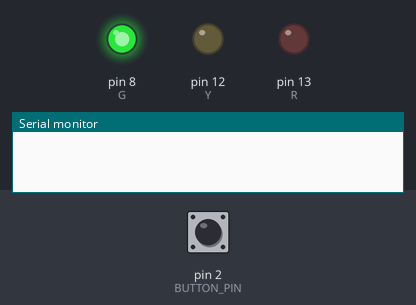
Simulated run of this sketch. Board: Arduino Uno, built with avr-gcc and run on an emulated ATmega328P. Shown: output pins drawn as LEDs (lit = HIGH), the last lines printed to the serial monitor. Inputs (shaded band) come from the test bench; at power-on: pin 2 (BUTTON_PIN) HIGH.

Above: at 1.2 s.
1.3 s: pin 2 (BUTTON_PIN) pulled LOW for 0.15 s
At 7.8 s:
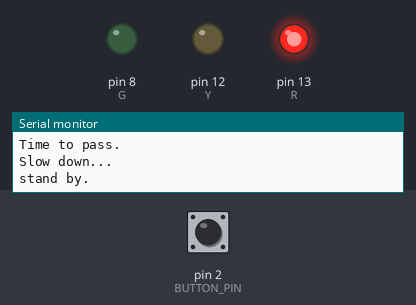
10.4 s: pin 2 (BUTTON_PIN) pulled LOW for 1 s
At 16.2 s:
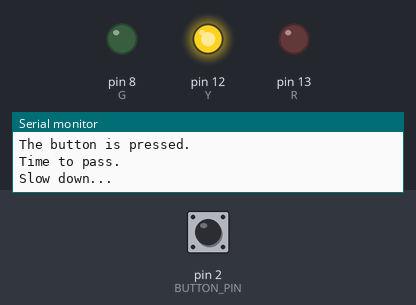
Timing chart, 0 to 19.9 s (numbered marks = the images above; inputs shaded):
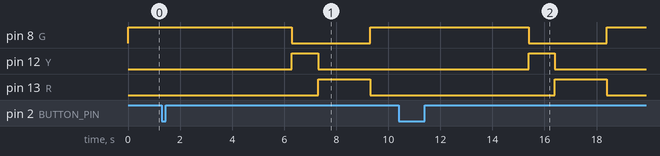

Measured:
- after the input at 1.3 s, pin 8 (G): HIGH → LOW after 5.0 s, → HIGH 3.0 s later; pin 12 (Y): LOW → HIGH after 5.0 s, → LOW 1.0 s later; pin 13 (R): LOW → HIGH after 6.0 s, → LOW 2.0 s later
- after the input at 10.4 s, pin 8 (G): HIGH → LOW after 5.0 s, → HIGH 3.0 s later; pin 12 (Y): LOW → HIGH after 5.0 s, → LOW 1.0 s later; pin 13 (R): LOW → HIGH after 6.0 s, → LOW 2.0 s later

The sketch:

traffic_lig.ino
```cpp
#define R 13
#define Y 12
#define G 8
#define BUTTON_PIN 2
void setup()
{
  pinMode(R, OUTPUT);
  pinMode (Y, OUTPUT);
  pinMode (G,OUTPUT);
  pinMode (BUTTON_PIN, INPUT);
  Serial.begin (9600);                    // serial comm port on
}

void loop()
{
 digitalWrite (G, HIGH);
  int iButtonState = digitalRead (BUTTON_PIN);
  if (iButtonState == LOW)
  {
    Serial.println ("The button is pressed.");
    trafficLight ();
  }
}

void trafficLight ()
{
  //GREEN
  digitalWrite (G, HIGH);
  Serial.println ("Time to pass.");
  delay (5000);
  digitalWrite (G, LOW);

  // YELLOW
  digitalWrite (Y, HIGH);
    Serial.println ("Slow down...");
  delay (1000);
  digitalWrite (Y, LOW);

  // RED
  digitalWrite (R, HIGH);
  Serial.println ("stand by.");
  delay (2000);
  digitalWrite (R, LOW);
}
```
